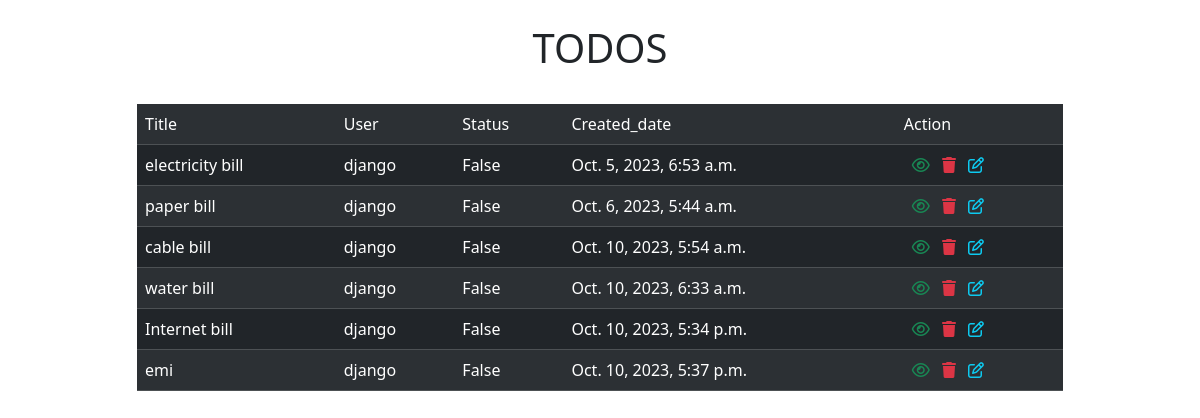
/all/ (signed in), run on the app's committed database.
### remainder/models.py (models this page shows, shortened)
class Todos(models.Model):
    title=models.CharField(max_length=200)
    created_date=models.DateTimeField(auto_now_add=True)
    status=models.BooleanField(default=False)
    user=models.ForeignKey(User,on_delete=models.CASCADE)

### remainder/views.py (the view)
# urls.py: path("all/",TodoListView.as_view(),name="list-todo"),
@method_decorator(signin_required,name="dispatch")
class TodoListView(ListView):
    template_name="remainder/todo_list.html"
    context_object_name="todos"
    model=Todos
    def get_queryset(self):
        qs=Todos.objects.filter(user=self.request.user)
        return qs

### remainder/views.py (called while the page is built)
def signin_required(fn):
    def wrapper(request,*args,**kwargs):
            if not request.user.is_authenticated:
                  messages.error(request,"invalid session")
                  return redirect("login")
            else:
                return fn(request,*args,**kwargs)
    return wrapper

### remainder/templates/remainder/todo_list.html (shortened to what this page needs)
<!DOCTYPE html>
<html lang="en">
<head>
    <link href="https://cdn.jsdelivr.net/npm/bootstrap@5.3.2/dist/css/bootstrap.min.css" rel="stylesheet">
    <link rel="stylesheet" href="https://cdnjs.cloudflare.com/ajax/libs/font-awesome/6.4.2/css/all.min.css" />
</head>
<body>
    <div class="container">
        <h1 class="text-center mt-4">TODOS</h1>
        <div class="row">
            <div class="col-1"></div>
            <div class="col-10">
                <table class="table table-striped table-dark mt-4">
                    <tr>
                        <td>Title</td>
                        <td>User</td>
                        <td>Status</td>
                        <td>Created_date</td>
                        <td>Action</td>
                    </tr>
                    {% for todo in todos%}
                    <tr>
                        <td>{{todo.title}}</td>
                        <td>{{todo.user}}</td>
                        <td>{{todo.status}}</td>
                        <td>{{todo.created_date}}</td>
                        <td>
                            <a href="{%url 'detail-todo' todo.id%}" class="ms-2" ><i class="fa-regular fa-eye fa-beat text-success"></i></a>
                            <a href="{%url 'delete-todo' todo.id%}" class="ms-2" ><i class="fa-solid fa-trash text-danger"></i></a>
                            <a href="{%url 'change-todo' todo.id%}" class="ms-2" ><i class="fa-regular fa-pen-to-square text-info"></i></a>
                        </td>
                    </tr>
                    {% endfor %}
                </table>
            </div>
            <div class="col-1"></div>
        </div>
    </div>
</body>
</html>

### data on the page
Todos: title "electricity bill", user "django", status "False", created_date "Oct. 5, 2023, 6:53 a.m."
Todos: title "paper bill", user "django", status "False", created_date "Oct. 6, 2023, 5:44 a.m."
Todos: title "cable bill", user "django", status "False", created_date "Oct. 10, 2023, 5:54 a.m."
Todos: title "water bill", user "django", status "False", created_date "Oct. 10, 2023, 6:33 a.m."
Todos: title "Internet bill", user "django", status "False", created_date "Oct. 10, 2023, 5:34 p.m."
Todos: title "emi", user "django", status "False", created_date "Oct. 10, 2023, 5:37 p.m."
